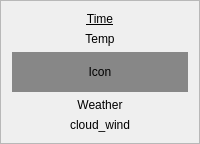
                             <widget class="QFrame" name="frame_27">
                                 <property name="frameShape">
                                     <enum>QFrame::StyledPanel</enum>
                                 </property>
                                 <property name="frameShadow">
                                     <enum>QFrame::Plain</enum>
                                 </property>
                                 <layout class="QVBoxLayout" name="verticalLayout_12">
                                     <item>
                                         <widget class="QLabel" name="lblHTime_11">
                                             <property name="font">
                                                 <font>
                                                     <underline>true</underline>
                                                 </font>
                                             </property>
                                             <property name="text">
                                                 <string>Time</string>
                                             </property>
                                             <property name="alignment">
                                                 <set>Qt::AlignCenter</set>
                                             </property>
                                         </widget>
                                     </item>
                                     <item>
                                         <widget class="QLabel" name="lblHtemp_11">
                                             <property name="text">
                                                 <string>Temp</string>
                                             </property>
                                             <property name="alignment">
                                                 <set>Qt::AlignCenter</set>
                                             </property>
                                         </widget>
                                     </item>
                                     <item>
                                         <widget class="QLabel" name="lblHIcon_11">
                                             <property name="minimumSize">
                                                 <size>
                                                     <width>60</width>
                                                     <height>40</height>
                                                 </size>
                                             </property>
                                             <property name="styleSheet">
                                                 <string notr="true">background-color: rgb(135, 135, 135);</string>
                                             </property>
                                             <property name="text">
                                                 <string>Icon</string>
                                             </property>
                                             <property name="alignment">
                                                 <set>Qt::AlignCenter</set>
                                             </property>
                                         </widget>
                                     </item>
                                     <item>
                                         <widget class="QLabel" name="lblHWeather_11">
                                             <property name="text">
                                                 <string>Weather</string>
                                             </property>
                                             <property name="alignment">
                                                 <set>Qt::AlignCenter</set>
                                             </property>
                                         </widget>
                                     </item>
                                     <item>
                                         <widget class="QLabel" name="lblHCloudWind_11">
                                             <property name="text">
                                                 <string>cloud_wind</string>
                                             </property>
                                             <property name="alignment">
                                                 <set>Qt::AlignCenter</set>
                                             </property>
                                         </widget>
                                     </item>
                                 </layout>
                             </widget>
